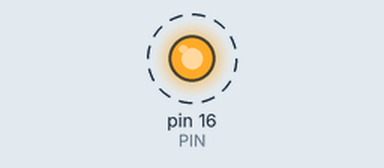
Simulated run of this sketch. Board: Arduino Uno, built with avr-gcc and run on an emulated ATmega328P. On the bench: output pins drawn as LEDs (lit = HIGH). Dashed ring = blinking.

Above: at 0.1 s.
Timing chart, 0 to 3.0 s (numbered marks = the images above):
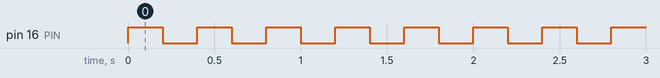

Measured:
- by itself, pin 16 (PIN): alternates HIGH for 0.20 s and LOW for 0.20 s

The sketch:

blink.ino
```cpp
#define PIN 16

// the setup function runs once when you press reset or power the board
void setup() {
  // initialize digital pin LED_BUILTIN as an output.
  pinMode(PIN, OUTPUT);
}

// the loop function runs over and over again forever
void loop() {
  digitalWrite(PIN, HIGH);   // turn the LED on (HIGH is the voltage level)
  delay(200);                       // wait for a second
  digitalWrite(PIN, LOW);    // turn the LED off by making the voltage LOW
  delay(200);                       // wait for a second
}
```
